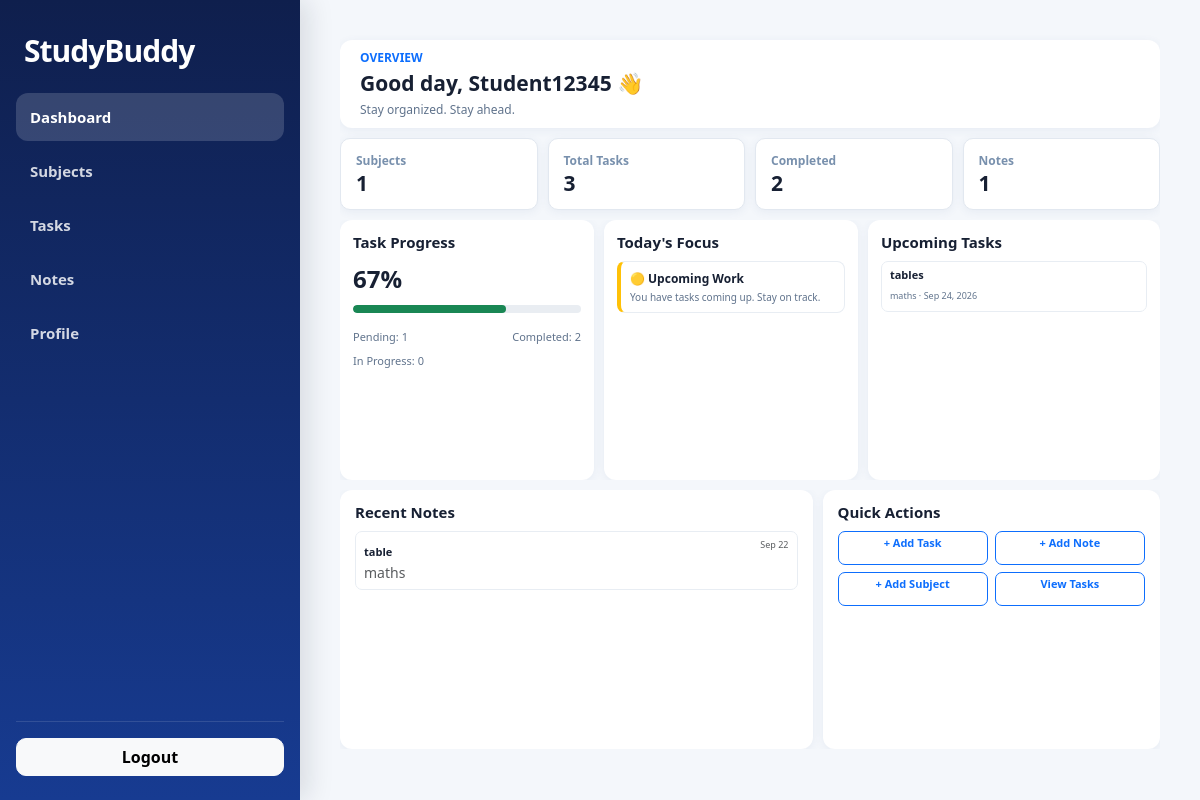
The page /dashboard/ (signed in) on the database its author committed.
### tasks/models.py (models this page shows, shortened)
class Task(models.Model):
    STATUS_CHOICES = [
        ('Pending', 'Pending'),
        ('In Progress', 'In Progress'),
        ('Completed', 'Completed'),
    ]
    PRIORITY_CHOICES = [
        ('Low', 'Low'),
        ('Medium', 'Medium'),
        ('High', 'High'),
    ]
    user = models.ForeignKey(
        settings.AUTH_USER_MODEL,
        on_delete=models.CASCADE,
        related_name='tasks'
    )
    subject = models.ForeignKey(
        'Subject',
        on_delete=models.CASCADE,
        related_name='tasks',
        null=True,
        blank=True
    )
    title = models.CharField(
        max_length=200
    )
    description = models.TextField(
        blank=True,
        default=''
    )
    category = models.CharField(
        max_length=50,
        default='General',
        blank=True
    )
    priority = models.CharField(
        max_length=10,
        choices=PRIORITY_CHOICES,
        default='Medium'
    )
    status = models.CharField(
        max_length=20,
        choices=STATUS_CHOICES,
        default='Pending'
    )
    due_date = models.DateField(
        null=True,
        blank=True
    )
    reminder_sent_at = models.DateTimeField(
        null=True,
        blank=True
    )
    created_at = models.DateTimeField(
        auto_now_add=True
    )
    updated_at = models.DateTimeField(
        auto_now=True
    )
    class Meta:
        ordering = [
            'due_date',
            'priority',
            'title'
        ]

class Subject(models.Model):
    user = models.ForeignKey(
        settings.AUTH_USER_MODEL,
        on_delete=models.CASCADE,
        related_name='subjects'
    )
    name = models.CharField(
        max_length=100
    )
    description = models.TextField(
        blank=True,
        default=''
    )
    created_at = models.DateTimeField(
        auto_now_add=True
    )
    updated_at = models.DateTimeField(
        auto_now=True
    )
    class Meta:
        ordering = ['name']

class Note(models.Model):
    user = models.ForeignKey(
        settings.AUTH_USER_MODEL,
        on_delete=models.CASCADE,
        related_name='notes'
    )
    subject = models.ForeignKey(
        'Subject',
        on_delete=models.SET_NULL,
        related_name='notes',
        null=True,
        blank=True
    )
    title = models.CharField(
        max_length=200
    )
    content = models.TextField()
    attachment = models.FileField(
        upload_to='notes/',
        blank=True,
        null=True
    )
    created_at = models.DateTimeField(
        auto_now_add=True
    )
    updated_at = models.DateTimeField(
        auto_now=True
    )
    class Meta:
        ordering = ['-updated_at']

### dashboard/views.py (the view)
@login_required
def dashboard_home(request):
    subjects = Subject.objects.filter(
        user=request.user
    )
    tasks = Task.objects.filter(
        user=request.user
    )
    notes = Note.objects.filter(
        user=request.user
    )
    today = date.today()
    total_subjects = subjects.count()
    total_tasks = tasks.count()
    completed_tasks = tasks.filter(
        status='Completed'
    ).count()
    pending_tasks = tasks.filter(
        status='Pending'
    ).count()
    in_progress_tasks = tasks.filter(
        status='In Progress'
    ).count()
    total_notes = notes.count()
    overdue_tasks = tasks.filter(
        due_date__lt=today,
        status__in=[
            'Pending',
            'In Progress'
        ]
    ).count()
    upcoming_tasks = tasks.filter(
        due_date__gte=today,
        status__in=[
            'Pending',
            'In Progress'
        ]
    ).select_related(
        'subject'
    ).order_by(
        'due_date'
    )[:5]
    recent_notes = notes.select_related(
        'subject'
    ).order_by(
        '-updated_at'
    )[:5]
    if total_tasks:
        completion_percentage = round(
            (completed_tasks / total_tasks) * 100
        )
    else:
        completion_percentage = 0
    context = {
        'user': request.user,
        'total_subjects': total_subjects,
        'total_tasks': total_tasks,
        'completed_tasks': completed_tasks,
        'pending_tasks': pending_tasks,
        'in_progress_tasks': in_progress_tasks,
        'total_notes': total_notes,
        'recent_notes': recent_notes,
        'overdue_tasks': overdue_tasks,
        'upcoming_tasks': upcoming_tasks,
        'completion_percentage': completion_percentage,
    }
    return render(
        request,
        'dashboard/dashboard.html',
        context
    )

### templates/dashboard/dashboard.html (shortened to what this page needs)
{% extends 'base.html' %}
{% block content %}
<div class="dashboard">
    <div class="card welcome-card">
        <div class="welcome-label">
            Overview
        </div>
        <h2>
            Good day, {{ user.first_name|default:user.username }} 👋
        </h2>
        <p>
            Stay organized. Stay ahead.
        </p>
    </div>
    <div class="stat-grid">
        <div class="stat-card">
            <p class="stat-card-label">
                Subjects
            </p>
            <h3 class="stat-card-value">
                {{ total_subjects }}
            </h3>
        </div>
        <div class="stat-card">
            <p class="stat-card-label">
                Total Tasks
            </p>
            <h3 class="stat-card-value">
                {{ total_tasks }}
            </h3>
        </div>
        <div class="stat-card">
            <p class="stat-card-label">
                Completed
            </p>
            <h3 class="stat-card-value">
                {{ completed_tasks }}
            </h3>
        </div>
        <div class="stat-card">
            <p class="stat-card-label">
                Notes
            </p>
            <h3 class="stat-card-value">
                {{ total_notes }}
            </h3>
        </div>
    </div>
    <div class="middle-grid">
        <div class="card middle-card">
            <h5 class="section-title">
                Task Progress
            </h5>
            <div class="progress-percentage">
                {{ completion_percentage }}%
            </div>
            <div class="progress-wrapper">
                <div
                    class="progress"
                    role="progressbar"
                    aria-valuenow="{{ completion_percentage }}"
                    aria-valuemin="0"
                    aria-valuemax="100"
                >
                    <div
                        class="progress-bar bg-success"
                        id="taskProgressBar"
                    ></div>
                </div>
            </div>
            <div class="task-info">
                <span>
                    Pending: {{ pending_tasks }}
                </span>
                <span>
                    Completed: {{ completed_tasks }}
                </span>
            </div>
            <div class="task-info-bottom">
                In Progress: {{ in_progress_tasks }}
            </div>
        </div>
        <div class="card middle-card">
            <h5 class="section-title">
                Today's Focus
            </h5>
            <div class="focus-list">
                {% if upcoming_tasks %}
                <div class="focus-item focus-warning">
                    <div class="focus-item-title">
                        🟡 Upcoming Work
                    </div>
                    <div class="focus-item-text">
                        You have tasks coming up.
                        Stay on track.
                    </div>
                </div>
                {% endif %}
            </div>
        </div>
        <div class="card middle-card">
            <h5 class="section-title">
                Upcoming Tasks
            </h5>
            {% if upcoming_tasks %}
            <div class="task-list">
                {% for task in upcoming_tasks %}
                <div class="task-item">
                    <div class="task-item-title">
                        {{ task.title }}
                    </div>
                    <small>
                        {{ task.subject.name|default:'General' }}
                        ·
                        {{ task.due_date|date:'M d, Y' }}
                    </small>
                </div>
                {% endfor %}
            </div>
            {% else %}
            <p class="text-muted mb-0 small">
                No upcoming tasks.
            </p>
            {% endif %}
        </div>
    </div>
    <div class="bottom-grid">
        <div class="card bottom-card">
            <h5 class="section-title">
                Recent Notes
            </h5>
            {% if recent_notes %}
            <div class="note-list">
                {% for note in recent_notes %}
                <div class="note-item">
                    <div
                        class="d-flex justify-content-between align-items-start gap-2"
                    >
                        <div>
                            <strong>
                                {{ note.title }}
                            </strong>
                            <div class="text-muted small">
                                {{ note.subject.name|default:'General' }}
                            </div>
                        </div>
                        <small class="text-muted">
                            {{ note.updated_at|date:'M d' }}
                        </small>
                    </div>
                </div>
                {% endfor %}
            </div>
            {% else %}
            <p class="text-muted mb-0">
                No notes yet.
            </p>
            {% endif %}
        </div>
        <div class="card bottom-card">
            <h5 class="section-title">
                Quick Actions
            </h5>
            <div class="quick-actions-grid">
                <a
                    href="{% url 'task_create' %}"
                    class="btn btn-outline-primary quick-btn"
                >
                    + Add Task
                </a>
                <a
                    href="{% url 'note_create' %}"
                    class="btn btn-outline-primary quick-btn"
                >
                    + Add Note
                </a>
                <a
                    href="{% url 'subject_create' %}"
                    class="btn btn-outline-primary quick-btn"
                >
                    + Add Subject
                </a>
                <a
                    href="{% url 'tasks' %}"
                    class="btn btn-outline-primary quick-btn"
                >
                    View Tasks
                </a>
            </div>
        </div>
    </div>
</div>
{% endblock %}

### templates/base.html (style rules this page uses)
:root { --primary: #2563eb; --primary-dark: #1d4ed8; --background: #f4f7fb; --white: #ffffff; --text: #172033; --muted: #64748b; --border: #e2e8f0; --sidebar-width: 300px; --radius: 16px; --shadow: 0 10px 30px rgba(15, 23, 42, 0.08); }
* { box-sizing: border-box; }
html, body { width: 100%; min-height: 100%; margin: 0; padding: 0; overflow-x: hidden; }
body { font-family: "Segoe UI", Arial, sans-serif; background: var(--background); color: var(--text); }
a { text-decoration: none; }
.card { width: 100%; background: var(--white); border: 1px solid rgba(148, 163, 184, 0.18); border-radius: var(--radius); box-shadow: var(--shadow); padding: 20px; overflow-wrap: anywhere; }
.stat-grid { width: 100%; display: grid; grid-template-columns: repeat(4, minmax(0, 1fr)); gap: 16px; margin-bottom: 24px; }
.stat-card { min-width: 0; min-height: 140px; padding: 20px; background: white; border: 1px solid var(--border); border-radius: 16px; box-shadow: 0 8px 22px rgba(15, 23, 42, 0.06); transition: transform 0.2s ease, box-shadow 0.2s ease; }
.stat-card-label { margin: 0; color: var(--muted); font-size: 14px; font-weight: 600; }
.stat-card-value { margin: 8px 0 0; font-size: 32px; font-weight: 800; color: var(--text); }
.btn { border-radius: 10px; font-weight: 600; }

### rows shown on the page
Task: title "tables", subject.name "maths", due_date "Sep 24, 2026"
Note: title "table", subject.name "maths", updated_at "Sep 22"

### other values the page prints
{{ user.first_name|default:user.username }} "Student12345"
{{ total_subjects }} "1"
{{ total_tasks }} "3"
{{ completed_tasks }} "2"
{{ total_notes }} "1"
{{ completion_percentage }} "67"
{{ pending_tasks }} "1"
{{ in_progress_tasks }} "0"
